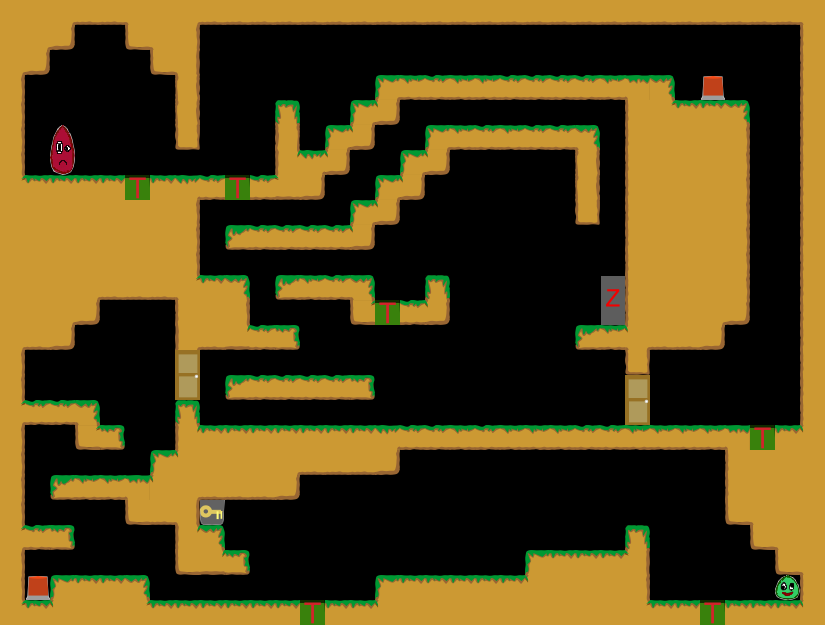

This is a level from a 2D game, rendered from its Tiled map with the project's own tilesets. A one-line summary and the map file follow, with tile-layer data summarised:
An orthogonal 33x25 tile map with 25x25 px tiles, 1 tile layer (Kachelebene 1).

<map version="1.0" orientation="orthogonal" width="33" height="25" tilewidth="25" tileheight="25">
 <tileset firstgid="1" name="Tileset" tilewidth="25" tileheight="25">
  <image source="../../../img/Tileset.png" width="400" height="250" />
 </tileset>
 <layer name="Kachelebene 1" width="33" height="25">
  <data>[825 cells, 394 non-empty, 46 distinct tile ids]</data>
 </layer>
</map>
